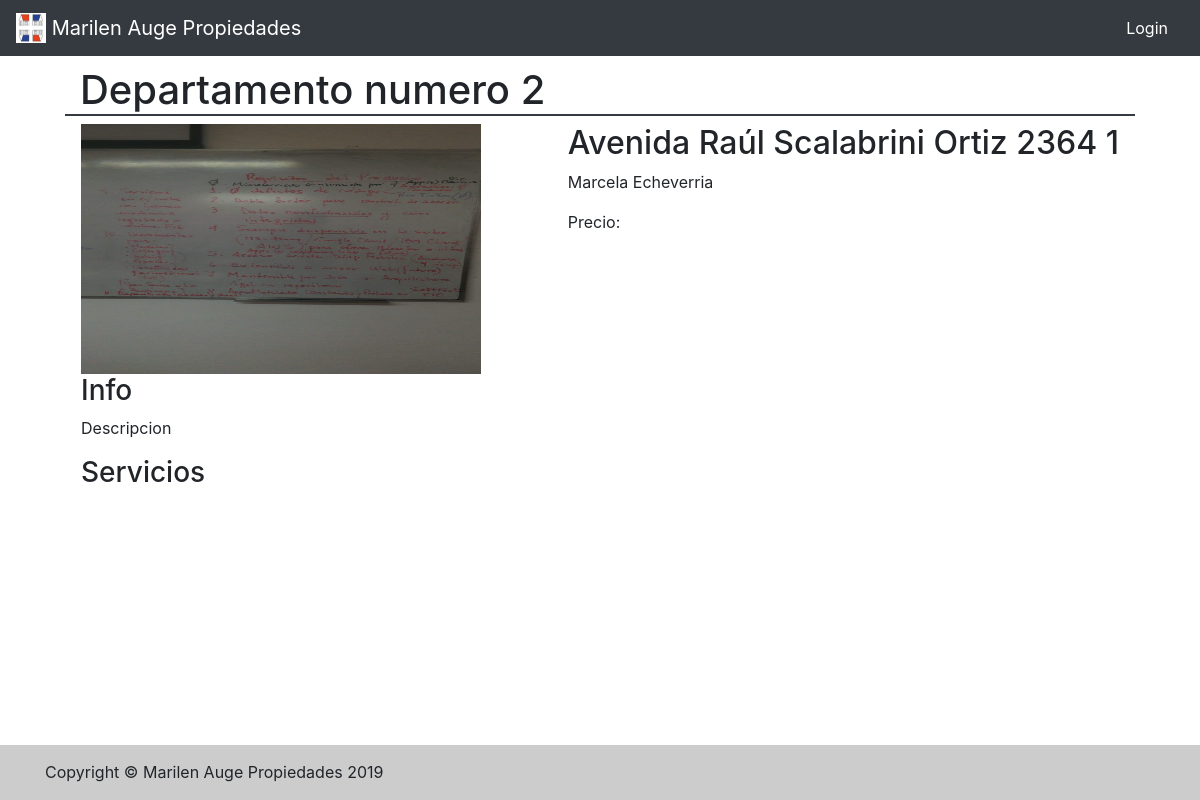
Page /dpto/2/ on the committed database.
### main/models.py (models this page shows, shortened)
class Propiedad(models.Model):
    cliente = models.ForeignKey(Cliente, on_delete=models.CASCADE)
    en_venta = models.BooleanField(blank=True)
    apto_credito = models.BooleanField()
    apto_profesional = models.BooleanField()
    CP = models.PositiveIntegerField()
    localidad = models.CharField(max_length=30)
    partido = models.CharField(max_length=30)
    direccion = models.CharField(max_length=30)
    entre = models.CharField(max_length=70, blank=True)
    numero = models.PositiveIntegerField()
    antiguedad = models.PositiveIntegerField(blank=True)
    plano = models.BooleanField()
    superficie_total = models.PositiveIntegerField()
    superficie_semicubierta = models.PositiveIntegerField()
    superficie_cubierta = models.PositiveIntegerField()
    superficie_descubierta = models.PositiveIntegerField()
    medida_frente = models.PositiveIntegerField(blank=True, default='')
    ambientes = models.PositiveIntegerField()
    dormitorios = models.PositiveIntegerField()
    banos = models.PositiveIntegerField()
    cochera = models.BooleanField()
    gas = models.BooleanField(blank=True)
    cloacas = models.BooleanField(blank=True)
    asfalto = models.BooleanField(blank=True)
    agua_corriente = models.BooleanField(blank=True)
    foto = models.ImageField(upload_to=upload_location, blank=True, null=True)
    publicada = models.DateField(default=timezone.now)
    descripcion = models.TextField(max_length=300, default='', blank=True)
    orientaciones = (
        ('n', 'Nor'),
        ('s', 'Sur'),
        ('e', 'Este'),
        ('o', 'Oeste'),
        ('no', 'Noroeste'),
        ('so', 'Sudoeste'),
    )
    zonificaciones = (
        ('u', 'Urbana'),
        ('r', 'Rural'),
        ('s', 'Semiurbana'),
    )
    orientacion = models.CharField(max_length=1, choices=orientaciones, blank=True, default='s',
                                   help_text='Orientacion del Inmueble')
    zonificacion = models.CharField(max_length=1, choices=zonificaciones, blank=True, default='c',
                                    help_text='Zonificacion del Inmueble')
    class Meta:
        verbose_name_plural = "propiedades"

class Departamento(Propiedad):
    piso = models.PositiveIntegerField()
    depto = models.CharField(max_length=3, blank=True)
    expensas = models.PositiveIntegerField()
    cant_pisos = models.PositiveIntegerField(blank=True)
    cant_dptos_por_piso = models.PositiveIntegerField(blank=True)
    encargado = models.BooleanField(blank=True)
    seguridad = models.BooleanField(blank=True)
    balcon = models.BooleanField()
    ascensores = models.PositiveIntegerField()
    vistas = (
        ('f', 'Frente'),
        ('c', 'Contrafrente'),
        ('l', 'Lateral'),
        ('i', 'Interno'),
    )
    vista = models.CharField(max_length=1, choices=vistas, blank=True, default='c',
                             help_text='Vista del Inmueble')

class Cliente(models.Model):
    nombre = models.CharField(max_length=30)
    apellido = models.CharField(max_length=30)
    busca_ambientes = models.PositiveIntegerField(null=True, blank=True, default=1)
    busca_precio = models.PositiveIntegerField(null=True, blank=True, default=1)
    busca_localidad = models.CharField(max_length=30, null=True, blank=True, default='San Miguel')
    class Meta:
        verbose_name_plural = "clientes"
    def __str__(self):
        return '%s %s' % (self.nombre, self.apellido)

### main/views.py (the view)
# urls.py: path('dpto/<int:pk>/', views.detalleDpto, name='detalle_dpto'),
def detalleDpto(request, **kwargs):
    pk = kwargs.get("pk")
    propiedad = Departamento.objects.get(pk=pk)
    precio = Propiedad_Precio.objects.filter(propiedad=propiedad.pk).order_by('fecha').last()
    context = {
        'departamento': propiedad,
        'precio': precio,
    }
    return render(request, 'main/mostrar_departamento.html', context)

### templates/main/mostrar_departamento.html (shortened to what this page needs)
{% extends 'main/base.html' %}
{% block breadcrumb %}  Departamento numero {{ departamento.id }}{% endblock %}
{% block content %}
    <div class="ficha mx-3">
     <div class="d-flex justify-content-between">
        <div class="foto_depto">
             {% if departamento.foto %}
             <img src='{{ departamento.foto.url }}' class="img-responsive" alt="Imagen de la Propiedad" width="400" height="250" />
            {% endif %}
        </div>
    <div class="info">
        <h2>{{ departamento.direccion }} {{ departamento.numero }} {{ departamento.piso }} {{ departamento.depto }}</h2>
        <p>{{ departamento.cliente }}</p>
        <div>
            <p>Precio: {{ precio.precio }}</p>
        </div>
    </div>
    </div>
        <div>
            <h3>Info</h3>
            <p>{{ departamento.descripcion }}</p>
        </div>
    <div>
        <h3>Servicios</h3>
    </div>
    </div>
{% endblock %}

### static/css/app.css (style rules this page uses)
body { display: flex; flex-direction: column; min-height: 100vh; }

### rows in the picture
Propiedad: id "2", foto (picture), direccion "Avenida Raúl Scalabrini Ortiz", numero "2364", cliente "Marcela Echeverria", descripcion "Descripcion"
Departamento: piso "1"
